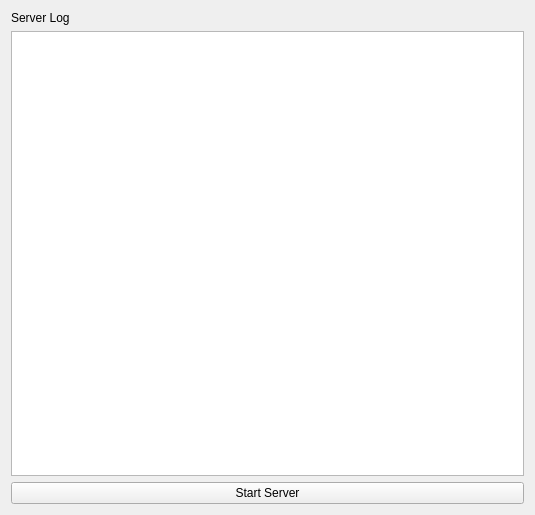
<?xml version="1.0" encoding="UTF-8"?>
<ui version="4.0">
 <class>ServerWindow</class>
 <widget class="QWidget" name="ServerWindow">
  <property name="geometry">
   <rect>
    <x>0</x>
    <y>0</y>
    <width>535</width>
    <height>515</height>
   </rect>
  </property>
  <property name="windowTitle">
   <string>Server</string>
  </property>
  <layout class="QGridLayout" name="gridLayout">
   <item row="0" column="0" colspan="2">
    <widget class="QLabel" name="label">
     <property name="text">
      <string>Server Log</string>
     </property>
    </widget>
   </item>
   <item row="1" column="0" colspan="2">
    <widget class="QPlainTextEdit" name="logEditor">
     <property name="readOnly">
      <bool>true</bool>
     </property>
    </widget>
   </item>
   <item row="2" column="0" colspan="2">
    <widget class="QPushButton" name="startStopButton">
     <property name="enabled">
      <bool>true</bool>
     </property>
     <property name="text">
      <string>Start Server</string>
     </property>
    </widget>
   </item>
  </layout>
 </widget>
 <resources/>
 <connections/>
</ui>
